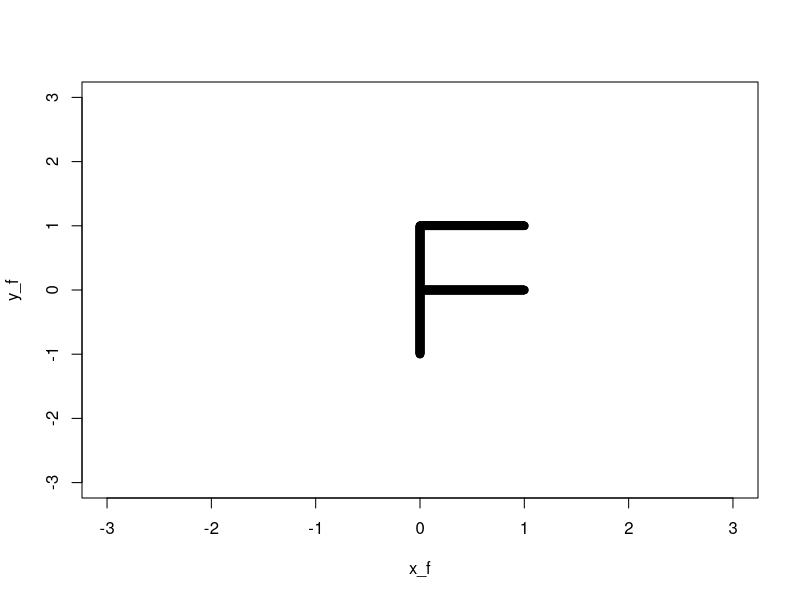
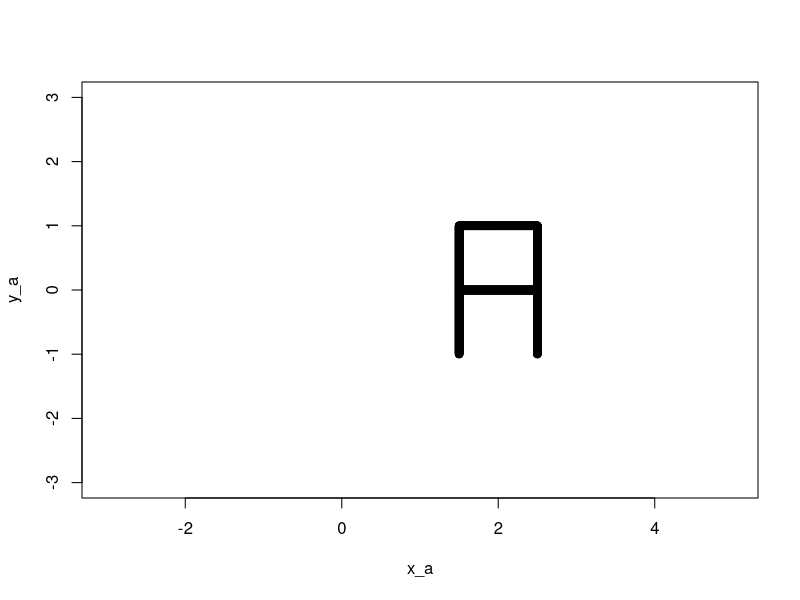
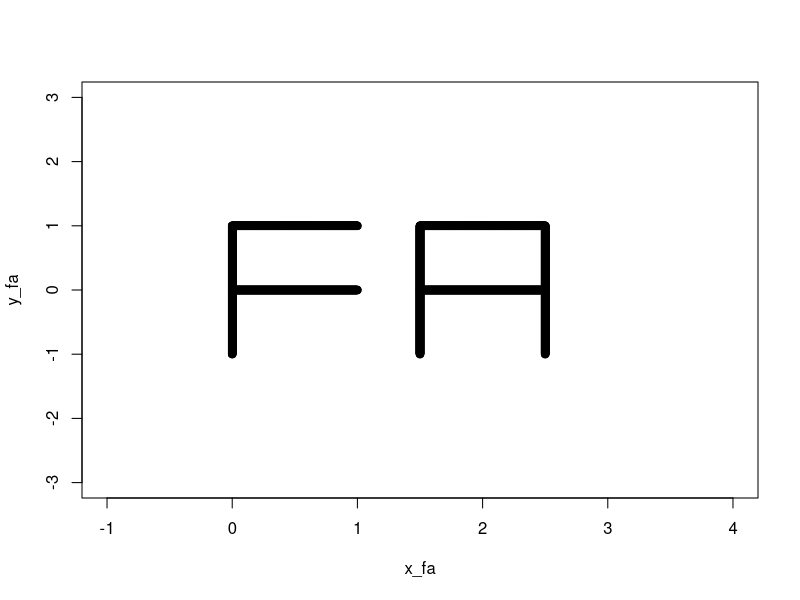
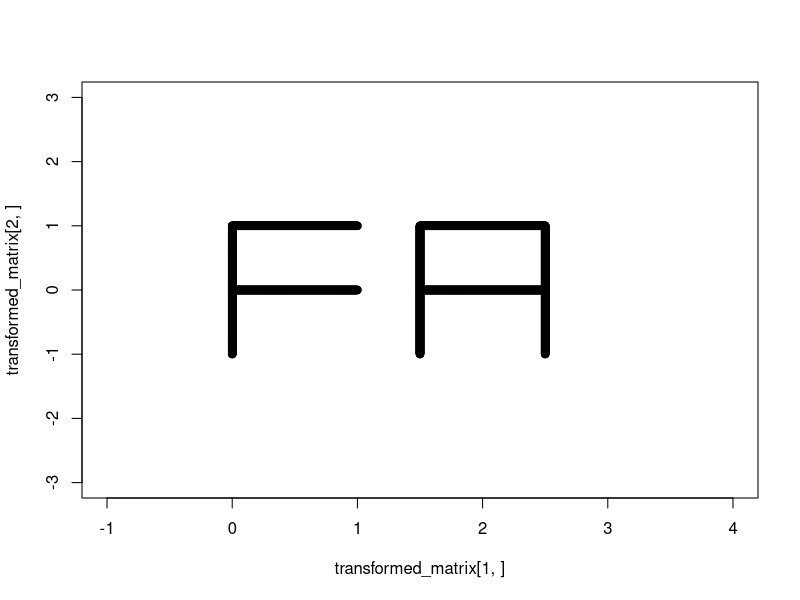
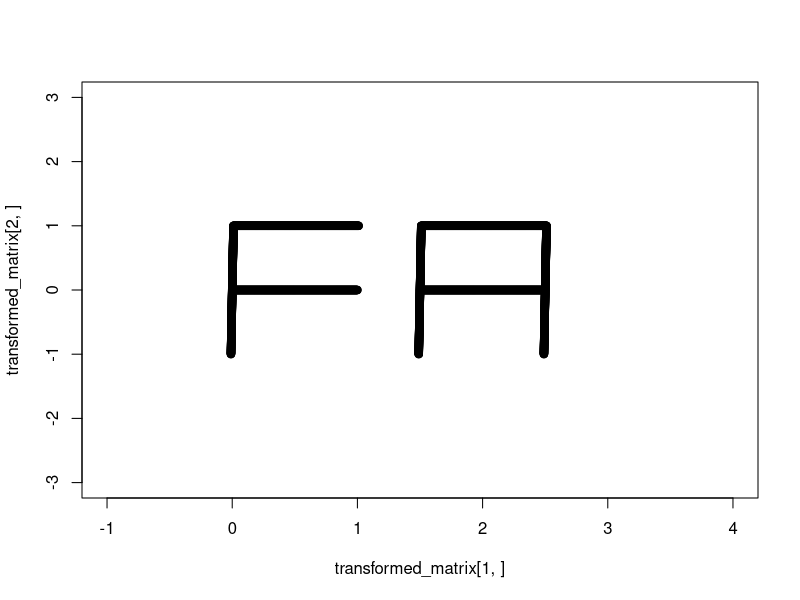
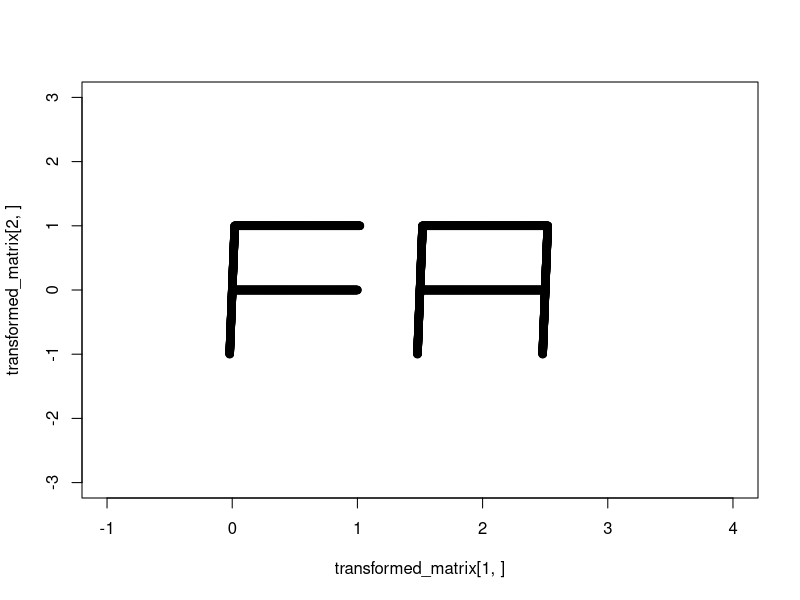
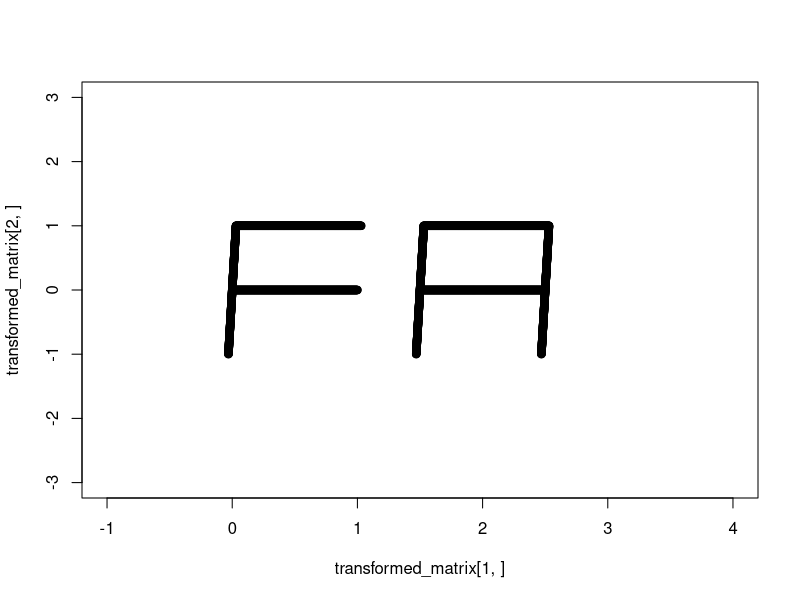
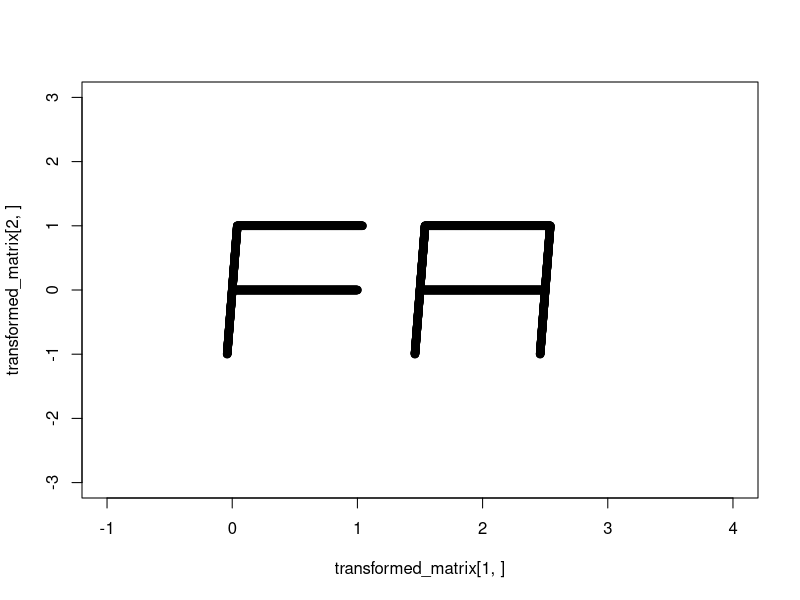

R code for these plots, in order:
## ---- chunk 1
knitr::opts_chunk$set(echo = TRUE)
## ---- chunk 2
suppressMessages({
  library(tidyverse)
})
## ---- chunk 3
x_f = c(rep(0, 500), 
        seq(0, 1, length.out = 500),
        seq(0, 1, length.out = 500))

y_f = c(seq(-1, 1, length.out = 500),
        rep(1, 500),
        rep(0, 500))

z_f = rbind(x_f, y_f)

plot(y_f ~ x_f, xlim = c(-3, 3), ylim = c(-3, 3))
## ---- chunk 4
x_a = c(rep(1.5, 500), 
        seq(1.5, 2.5, length.out = 500),
        seq(1.5, 2.5, length.out = 500),
        rep(2.5, 500))

y_a = c(seq(-1, 1, length.out = 500),
        rep(1, 500),
        rep(0, 500),
        seq(-1, 1, length.out = 500))

z_a = rbind(x_a, y_a)

plot(y_a ~ x_a, xlim = c(-3, 5), ylim = c(-3, 3))
## ---- chunk 5
x_fa = c(x_f, x_a)
y_fa = c(y_f, y_a)
z_fa = rbind(x_fa, y_fa)

plot(y_fa ~ x_fa, xlim = c(-1, 4), ylim = c(-3, 3))
## ---- chunk 6
left_multiply <- function(x, y){
  result <- apply(y, 2, function(a) x %*% a)
  return(result)
}
## ---- chunk 7
x11()
identity = diag(2)
for(i in seq(0, 1, length.out = 100)){
  identity[1, 2] = i
  transformed_matrix <- left_multiply(identity, z_fa)
  plot(transformed_matrix[2,] ~ transformed_matrix[1,], xlim = c(-1, 4), ylim = c(-3, 3))
}
## ---- chunk 8
x11()
identity = diag(2)
for(i in seq(0, 3, length.out = 100)){
  identity[1, 1] = i
  identity[2, 2] = i
  transformed_matrix <- left_multiply(identity, z_fa)
  plot(transformed_matrix[2,] ~ transformed_matrix[1,], xlim = c(-1, 9), ylim = c(-4, 4))
}
## ---- chunk 9
x11()
rotation_matrix <- function(x){
  matrix(c(cos(x), -sin(x), sin(x), cos(x)), byrow=TRUE, nrow=2)
}
for(i in seq(0, 6.5, length.out = 100)){
  transformation <- rotation_matrix(i)
  transformed_matrix <- left_multiply(transformation, z_fa)
  plot(transformed_matrix[2,] ~ transformed_matrix[1,], xlim = c(-4, 4), ylim = c(-3, 3))
}
## ---- chunk 10
x11()
identity = diag(2)
for(i in seq(0, 3, length.out = 100)){
  identity[2, 2] = i
  transformed_matrix <- left_multiply(identity, z_fa)
  plot(transformed_matrix[2,] ~ transformed_matrix[1,], xlim = c(-1, 4), ylim = c(-3, 3))
}
